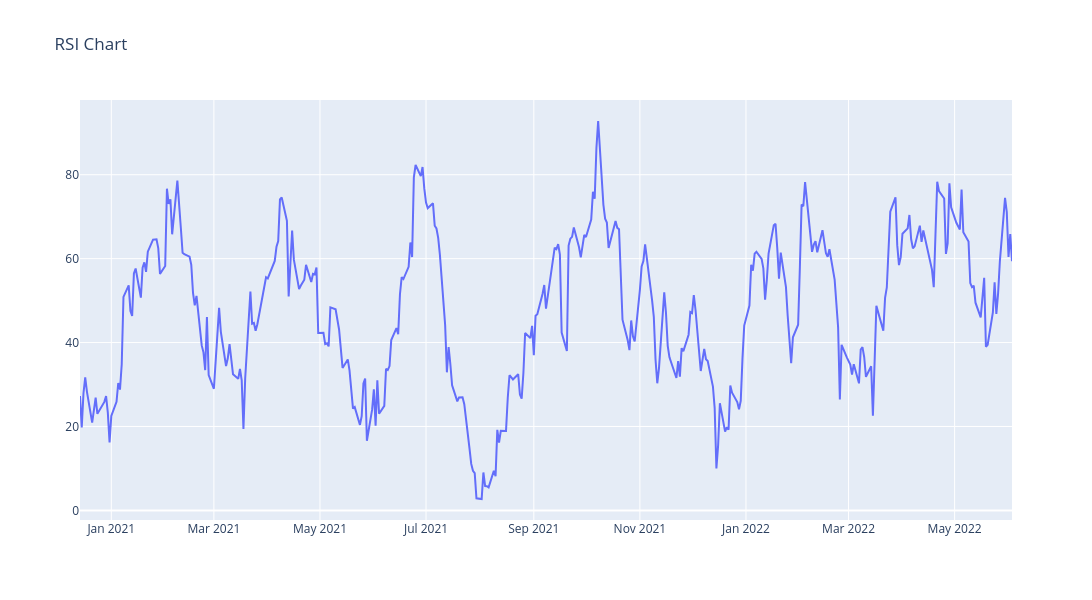

Notebook cell for this chart:
### Code cell
def RSI(dt, n=14):
    close = dt['Close']
    delta = close.diff()
    delta = delta[1:]
    pricesUp = delta.copy()
    pricesDown = delta.copy()
    pricesUp[pricesUp < 0] = 0
    pricesDown[pricesDown > 0] = 0
    rollUp = pricesUp.rolling(n).mean()
    rollDown = pricesDown.abs().rolling(n).mean()
    rs = rollUp / rollDown
    rsi = 100.0 - (100.0 / (1.0 + rs))
    return rsi

num_days = 365
dt['RSI'] = RSI(dt).fillna(0)

fig = go.Figure(
    go.Scatter(
        x=dt.Date.tail(num_days),
        y=dt.RSI.tail(num_days)
    )
)

fig.update_layout(
    width=1100,   # change width
    height=600,  # change height
    title="RSI Chart"
)

fig.show()

### Figure 1 — Plotly figure (JSON) as saved in the notebook; plotly's stock layout.template omitted (floating-point values rounded to 4 significant figures; data arrays with more than 128 entries replaced by an {"elided": "..."} marker saying what was removed)
{"data": [{"type": "scatter", "x": {"elided": "365 str values"}, "y": {"elided": "365 float values"}}], "layout": {"height": 600, "title": {"text": "RSI Chart"}, "width": 1100}}
